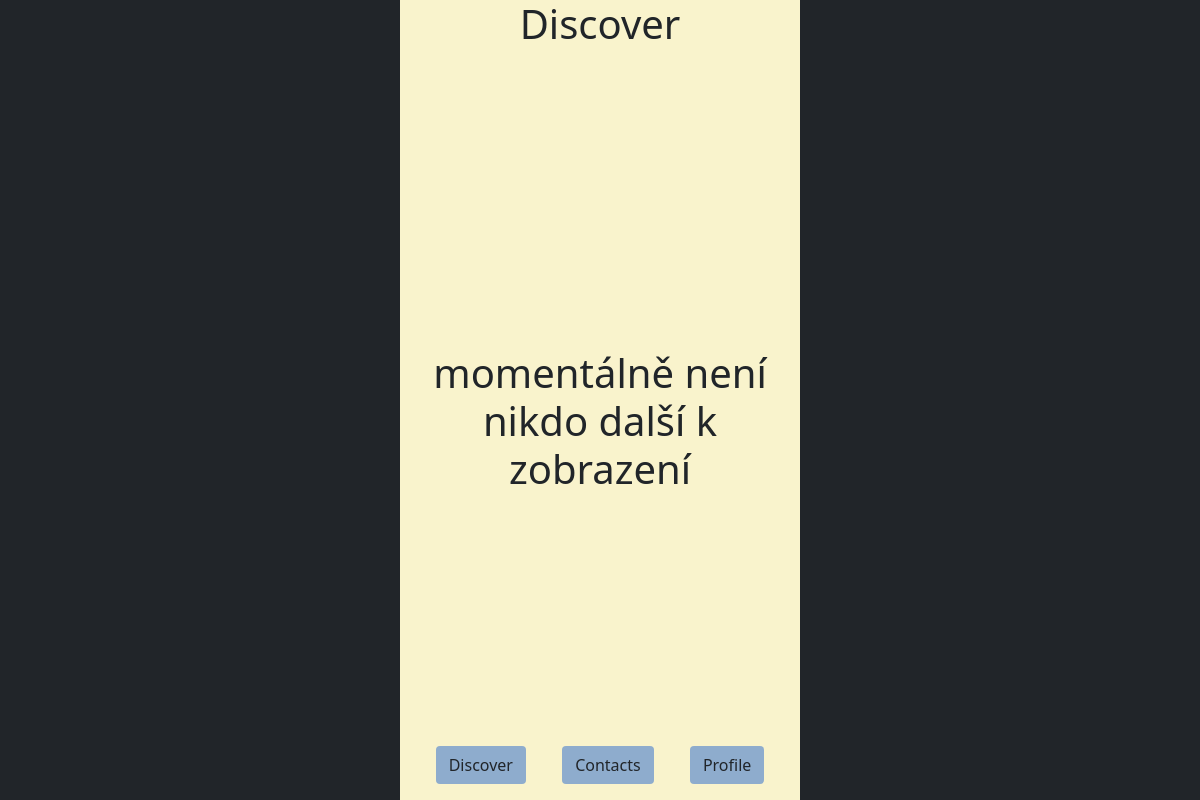
Page /discover/ (signed in) on the earlier database version.
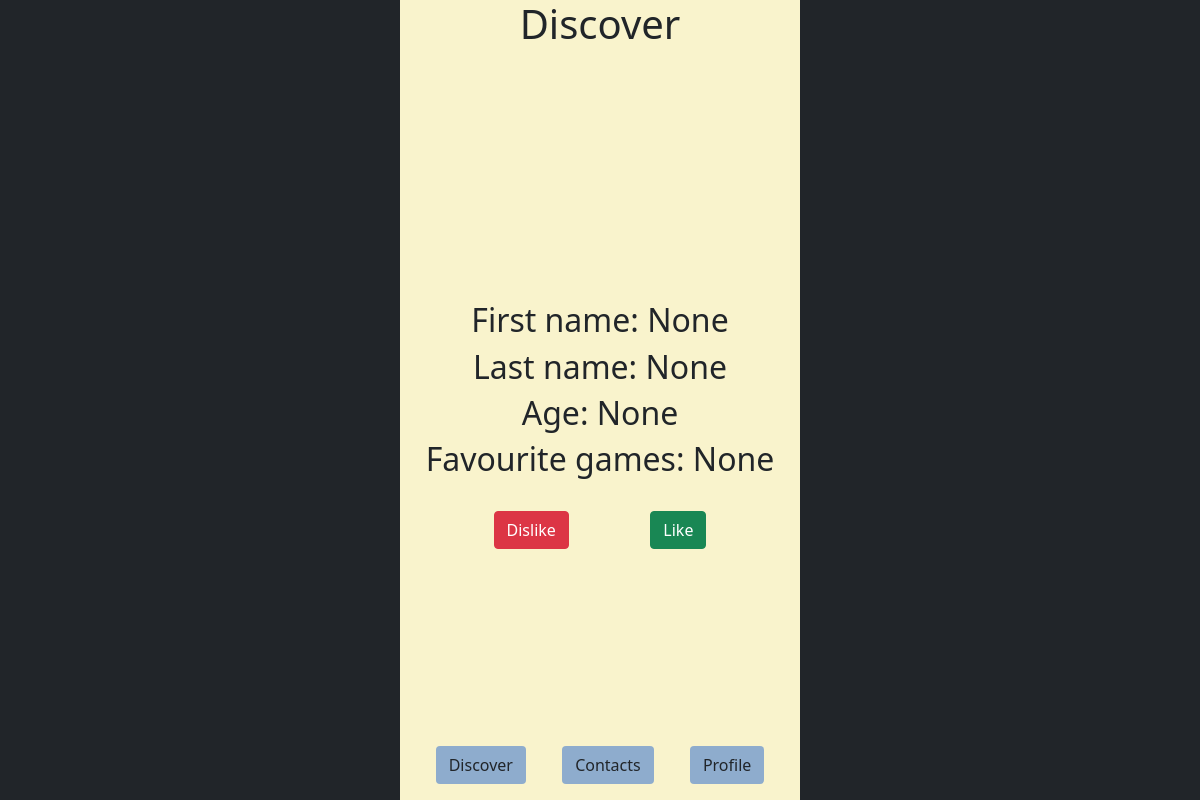
Same page on the later database version.
### register/models.py (models this page shows, shortened)
class UserProfile(models.Model):
    user = models.OneToOneField(User, on_delete=models.CASCADE)
    first_name = models.CharField(max_length=200, blank=True, null=True)
    last_name = models.CharField(max_length=200, blank=True, null=True)
    fav_games = models.CharField(max_length=200, blank=True, null=True)
    age = models.PositiveIntegerField(blank=True, null=True)

### main/views.py (the view)
# urls.py: path("discover/", views.discover, name="discover"),
@login_required
def discover(response):
    user = response.user
    likes = Likes.objects.all()
    all_users = User.objects.all()
    person_to_show = None
    for person in all_users:
        if user.id == person.id:
            continue
        if not likes:
            person_to_show = person
            break
        all_liked_persons = []
        for like in likes:
            if like.sender.id == user.id:
                all_liked_persons.append(like.receiver.id)
        if person.id in all_liked_persons:
            continue
        else:
            person_to_show = person
            break
    if person_to_show:
        person_to_show = UserProfile.objects.get(user = person_to_show)
    return render(response, "main/discover.html", {"person_to_show": person_to_show})

### main/templates/main/discover.html (shortened to what this page needs)
{% extends "main/base.html" %}
{% block content %}
    <div class="d-flex flex-column justify-content-between vh-100">
        <div class="row align-items-start mb-5">
            <h1 class="col text-center">Discover</h1>
        </div>
        <div class="d-flex justify-content-center align-items-center">
            <div class="row align-items-start flex-grow-1 justify-content-center">
                {% if person_to_show is None %}
                    <div class="col-12 text-center">
                        <h1>momentálně není nikdo další k zobrazení</h1>
                    </div>
                {% else %}
                    <div class="col-12 text-center mb-4">
                        <h2 class="col text-center">First name: {{person_to_show.first_name}}</h2>
                        <h2 class="col text-center">Last name: {{person_to_show.last_name}}</h2>
                        <h2 class="col text-center">Age: {{person_to_show.age}}</h2>
                        <h2 class="col text-center">Favourite games: {{person_to_show.fav_games}}</h2>
                    </div>
                    <div class="col-12 text-center d-flex justify-content-evenly">
                        <form action="{% url 'dislike_user' person_to_show.user.id %}" method="POST">
                            <button type="submit" name="person_id" value="{{ person_to_show.user.id }}" class="btn btn-danger">Dislike</button>
                        </form>
                        <form action="{% url 'like_user' person_to_show.user.id %}" method="POST">
                            <button type="submit" name="person_id" value="{{ person_to_show.user.id }}" class="btn btn-success">Like</button>
                        </form>
                    </div>
                {% endif %}
            </div>
        </div>
        <div class="row align-items-end ">
            <ul class="col text-center list-unstyled" >
                <li>
                    <a href="/discover" class="btn custom-btn mx-3">Discover</a>
                    <a href="/contacts" class="btn custom-btn mx-3">Contacts</a>
                    <a href="/profile" class="btn custom-btn mx-3">Profile</a>
                </li>
            </ul>
        </div>
    </div>
{% endblock content %}

### main/templates/main/base.html (shortened to what this page needs)
<!DOCTYPE html>
<html>
<head>
	<link href="https://cdn.jsdelivr.net/npm/bootstrap@5.0.2/dist/css/bootstrap.min.css" rel="stylesheet">
	{% load static %}
	<link rel="stylesheet" type="text/css" href="{% static 'main/style.css' %}">
</head>
<body>
	<div class="bg-dark ">
		<div class="min-vh-100 col-4 mx-auto background-color">
			<div class="container-fluid">
				{% block content %}
				{% endblock content %}
			</div>
		</div>
	</div>
</body>
</html>

### main/static/main/style.css (style rules this page uses)
.background-color { background-color: rgb(249, 243, 204) !important; }
.custom-btn { background-color: rgb(142, 172, 205); }

Differences in the rows shown:
added UserProfile: first_name "None", last_name "None", age "None", fav_games "None"
Other differences:
text no longer shown: "momentálně není nikdo další k zobrazení"
text now shown: "First name: Last name: Age: Favourite games: Dislike Like"
